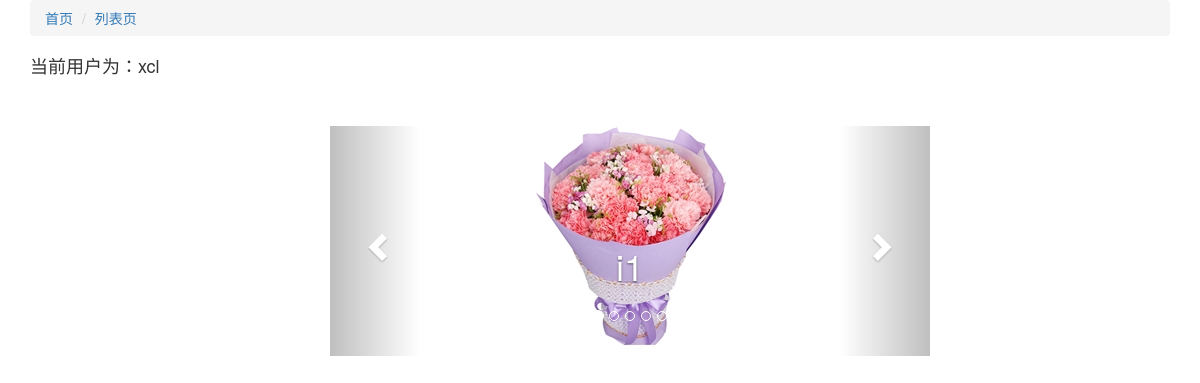
The page / on the database its author committed.
### booktest/models.py (models this page shows)
class Ads(models.Model):
    desc = models.CharField(max_length=20)
    img = models.ImageField(upload_to="ads")

### booktest/views.py (the view)
# urls.py: url(r'^$',views.IndexTemplateView.as_view(),name="index"),
class IndexTemplateView(TemplateView):
    template_name = "booktest/index.html"
    def get_context_data(self,*kwargs):
        return {"name":"xcl","ads":Ads.objects.all()}

### templates/booktest/index.html (shortened to what this page needs)
<!DOCTYPE html>
<html lang="en">
<head>
    <link href="https://cdn.jsdelivr.net/npm/bootstrap@3.3.7/dist/css/bootstrap.min.css" rel="stylesheet">
</head>
<body>
<div class="container">
    <ol class="breadcrumb">
        <li><a href="{% url 'booktest:index' %}">首页</a></li>
        <li><a href="{% url 'booktest:list' %}">列表页</a></li>
    </ol>
    <h4>当前用户为：{{ name }}</h4>
    <br>
    <br>
    <div id="carousel-example-generic" class="carousel slide" data-ride="carousel" style="width:600px;height: 230px ;margin-left: 300px">
        <ol class="carousel-indicators">
            {% for a in ads %}
                {% if forloop.counter == 1 %}
                    <li data-target="#carousel-example-generic" data-slide-to="{{ forloop.counter0 }}" class="active"></li>
                {% else %}
                    <li data-target="#carousel-example-generic" data-slide-to="{{ forloop.counter0 }}"></li>
                {% endif %}
            {% endfor %}
        </ol>
        <div class="carousel-inner" role="listbox" >
            {% for a in ads %}
                {% if forloop.counter == 1 %}
                    <div class="item active" >
                        <div style="text-align: center">
                            <img src="/static/media/{{ a.img }}" alt="...">
                        </div>
                        <div class="carousel-caption">
                            <h1>{{ a.desc }}</h1>
                        </div>
                    </div>
                {% endif %}
            {% endfor %}
        </div>
        <a class="left carousel-control" href="#carousel-example-generic" role="button" data-slide="prev">
        <span class="glyphicon glyphicon-chevron-left" aria-hidden="true"></span>
        </a>
        <a class="right carousel-control" href="#carousel-example-generic" role="button" data-slide="next">
        <span class="glyphicon glyphicon-chevron-right" aria-hidden="true"></span>
        </a>
    </div>
</div>
</body>
</html>

### rows shown on the page
Ads: img (picture), desc "i1"

### other values the page prints
{{ name }} "xcl"
